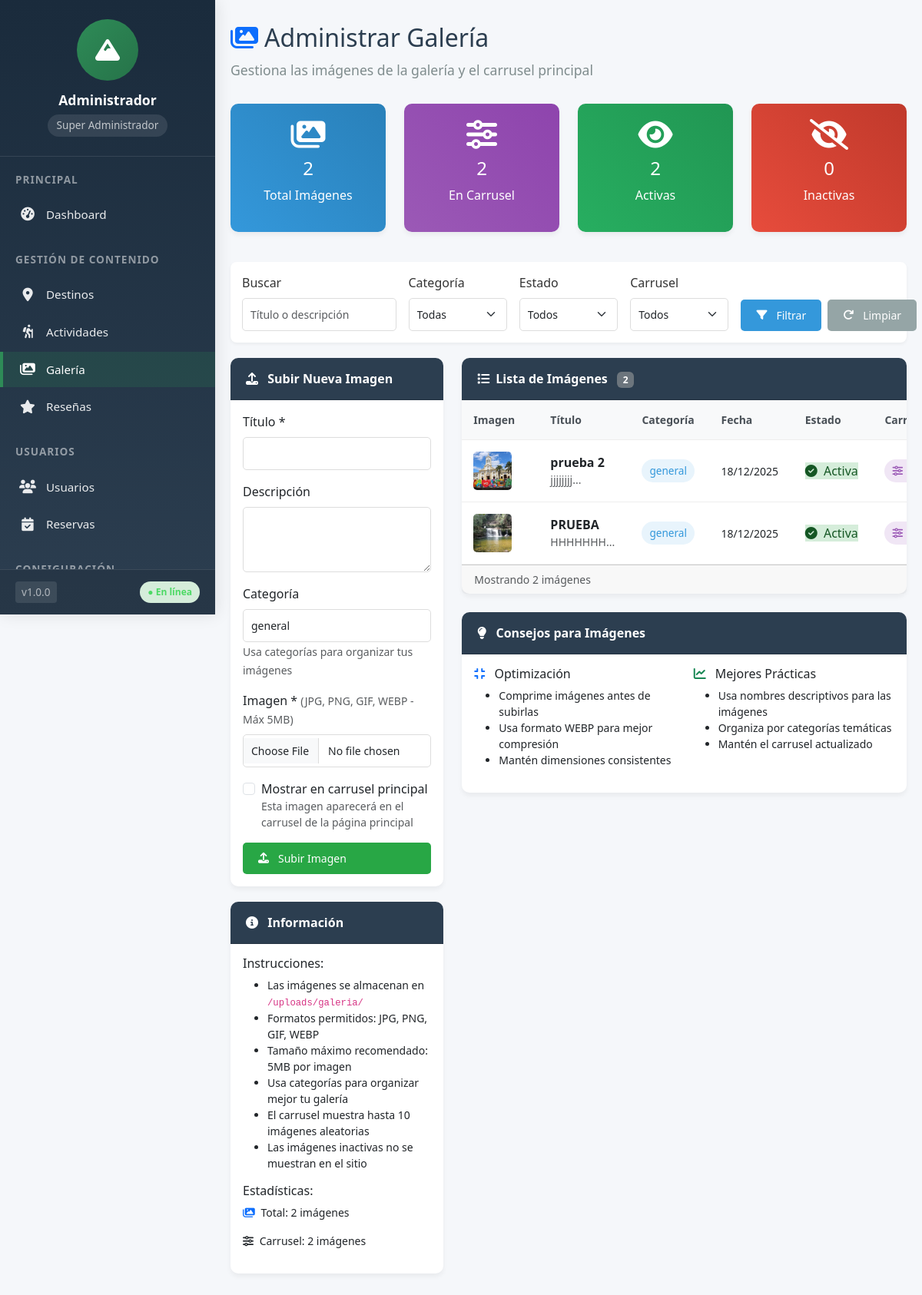
Page /admin/gestion-galeria.php (signed in) on the committed database.
### tables this page shows
CREATE TABLE `galeria` (
  `id` int(11) NOT NULL,
  `titulo` varchar(100) DEFAULT NULL,
  `descripcion` text DEFAULT NULL,
  `imagen` varchar(255) NOT NULL,
  `categoria` varchar(50) DEFAULT NULL,
  `activo` tinyint(1) DEFAULT 1,
  `fecha_subida` timestamp NOT NULL DEFAULT current_timestamp(),
  `carrusel` tinyint(1) DEFAULT 0
);

### admin/gestion-galeria.php (the view, shortened to what the rows shown need)
<?php
include '../includes/config.php';
$sql = "SELECT * FROM galeria WHERE 1=1";
$params = [];
$sql .= " ORDER BY fecha_subida DESC";
try {
    $stmt = $pdo->prepare($sql);
    $stmt->execute($params);
    $imagenes = $stmt->fetchAll(PDO::FETCH_ASSOC);
} catch (PDOException $e) {
    $imagenes = [];
    error_log("Error al cargar imágenes: " . $e->getMessage());
}
?>
<!DOCTYPE html>
<html lang="es">
<head>
    <link href="https://cdn.jsdelivr.net/npm/bootstrap@5.3.0/dist/css/bootstrap.min.css" rel="stylesheet">
    <link rel="stylesheet" href="https://cdnjs.cloudflare.com/ajax/libs/font-awesome/6.4.0/css/all.min.css">
</head>
<body>
    <div class="admin-container">
        <div class="main-content" id="mainContent">
            <div class="content-header">
                <h1><i class="fas fa-images text-primary me-2"></i>Administrar Galería</h1>
            </div>
            <div class="row">
                <div class="col-lg-8 col-md-12">
                    <div class="card">
                        <div class="card-body p-0">
                            <?php if (empty($imagenes)): ?>
                                <div class="text-center py-5">
                                    <i class="fas fa-images fa-3x text-muted mb-3"></i>
                                    <h5 class="text-muted">No hay imágenes</h5>
                                    <p class="text-muted">Sube tu primera imagen usando el formulario</p>
                                </div>
                            <?php else: ?>
                                <div class="table-responsive">
                                    <table class="admin-table">
                                        <thead>
                                            <tr>
                                                <th width="100">Imagen</th>
                                                <th>Título</th>
                                                <th>Categoría</th>
                                                <th>Fecha</th>
                                                <th>Estado</th>
                                                <th>Carrusel</th>
                                            </tr>
                                        </thead>
                                        <tbody>
                                            <?php foreach ($imagenes as $imagen): ?>
                                                <tr>
                                                    <td>
                                                        <img src="../uploads/galeria/<?php echo htmlspecialchars($imagen['imagen']); ?>"
                                                            alt="<?php echo htmlspecialchars($imagen['titulo']); ?>"
                                                            class="image-thumbnail">
                                                    </td>
                                                    <td>
                                                        <strong><?php echo htmlspecialchars($imagen['titulo']); ?></strong>
                                                        <?php if (!empty($imagen['descripcion'])): ?>
                                                            <p class="small text-muted mb-0"><?php echo substr(htmlspecialchars($imagen['descripcion']), 0, 50); ?>...</p>
                                                        <?php endif; ?>
                                                    </td>
                                                    <td>
                                                        <span class="badge-categoria"><?php echo htmlspecialchars($imagen['categoria'] ?? 'General'); ?></span>
                                                    </td>
                                                    <td>
                                                        <small><?php echo formatDate($imagen['fecha_subida'] ?? $imagen['created_at'] ?? ''); ?></small>
                                                    </td>
                                                    <td>
                                                        <?php if ($imagen['activo'] == 1): ?>
                                                            <span class="status-badge status-active">
                                                                <i class="fas fa-check-circle me-1"></i> Activa
                                                            </span>
                                                        <?php else: ?>
                                                            <span class="status-badge status-inactive">
                                                                <i class="fas fa-times-circle me-1"></i> Inactiva
                                                            </span>
                                                        <?php endif; ?>
                                                    </td>
                                                    <td>
                                                        <?php if (isset($imagen['carrusel']) && $imagen['carrusel'] == 1): ?>
                                                            <span class="badge-categoria badge-carrusel">
                                                                <i class="fas fa-sliders-h me-1"></i> Sí
                                                            </span>
                                                        <?php else: ?>
                                                            <span class="badge bg-secondary">No</span>
                                                        <?php endif; ?>
                                                    </td>
                                                </tr>
                                            <?php endforeach; ?>
                                        </tbody>
                                    </table>
                                </div>
                            <?php endif; ?>
                        </div>
                    </div>
                </div>
            </div>
        </div>
    </div>
</body>
</html>

### rows in the picture
galeria: imagen (picture), titulo "prueba 2", descripcion "jjjjjjjj", categoria "general", fecha_subida "18/12/2025", activo 1 (drawn), carrusel 1 (drawn)
galeria: imagen (picture), titulo "PRUEBA", descripcion "HHHHHHH", categoria "general", fecha_subida "18/12/2025", activo 1 (drawn), carrusel 1 (drawn)

### other values in the picture
$user_name "Administrador"
getRoleName($user_role) "Super Administrador"
count($imagenes) "2"
$total_carrusel "2"
count($activas) "2"
count($inactivas) "0"
